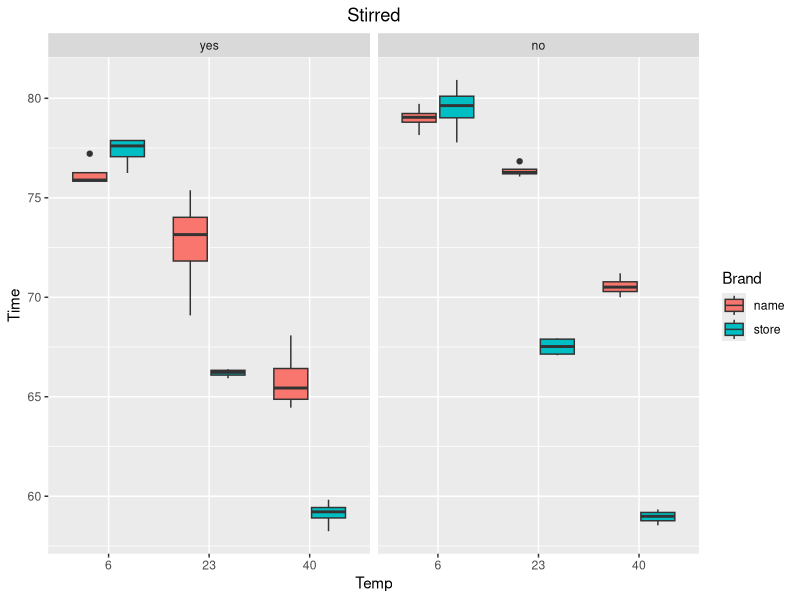
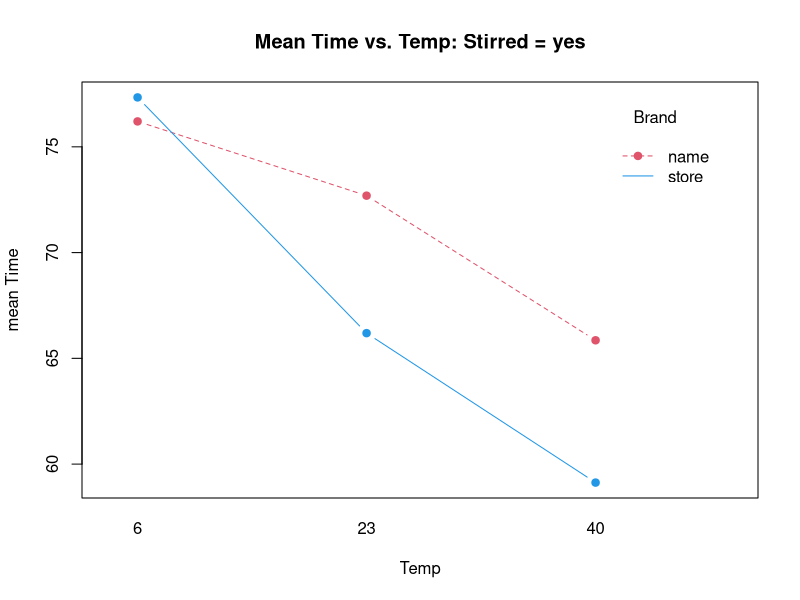
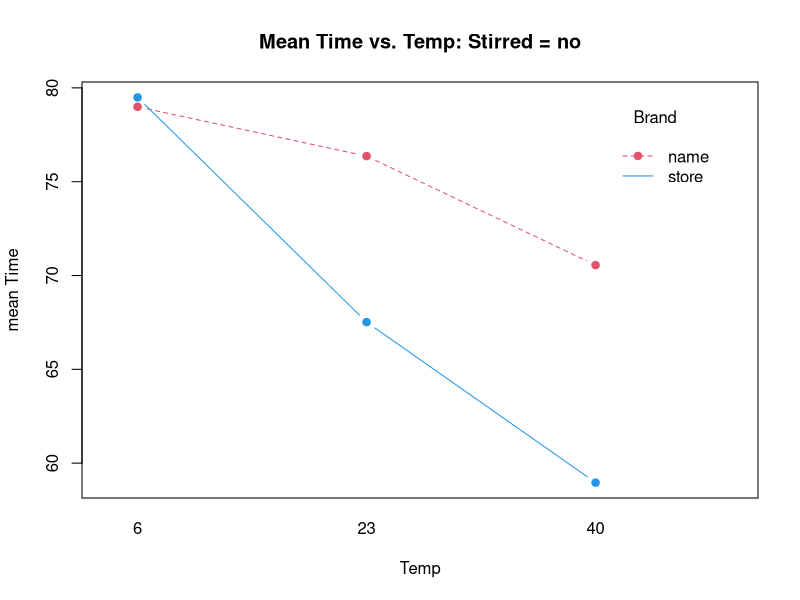
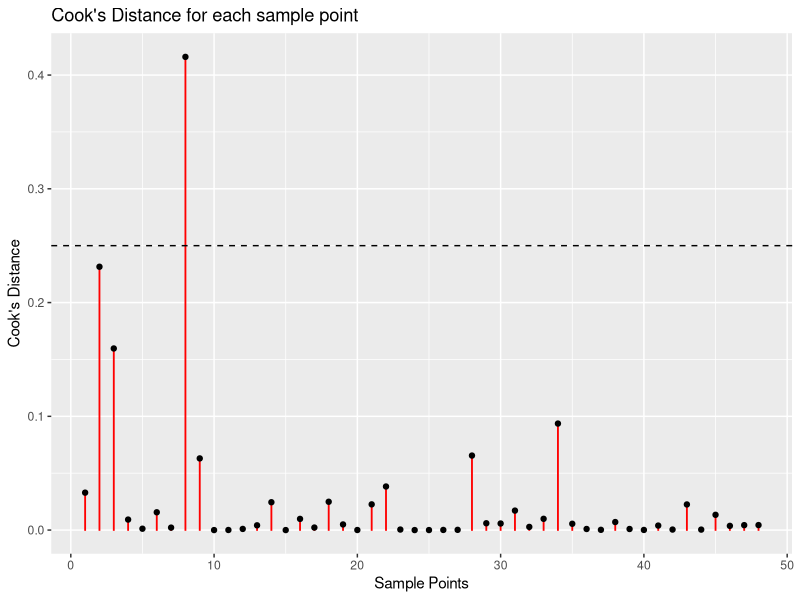
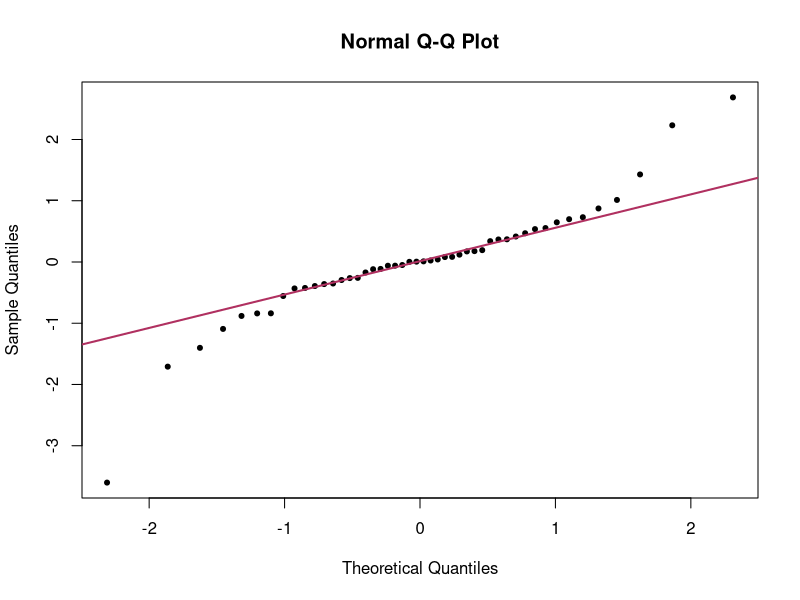

Write R code to recreate these figures, in order.
## ---- chunk 1
library(tidyverse)
library(car)
library(emmeans)
library(lme4)
df_eff <- read_csv('effervescence.csv', col_types = 'fffnnn')
## ---- chunk 2
df_stats <-
df_eff %>% group_by(Brand, Temp, Stirred) %>% 
summarise('25%' = quantile(Time, probs = 0.25),
          'Mean' = mean(Time), 
          'Median' = median(Time),
          '75%' = quantile(Time, probs = 0.75),
          'Var' = var(Time), 
          'n' = n())

knitr::kable(df_stats)
## ---- chunk 3

minstore <- min(df_eff$Time[df_eff$Brand=='store'])
maxstore <- max(df_eff$Time[df_eff$Brand=='store'])
store <- c(min(df_eff$Time[df_eff$Brand=='store']),max(df_eff$Time[df_eff$Brand=='store']),max(df_eff$Time[df_eff$Brand=='store'])-min(df_eff$Time[df_eff$Brand=='store']))

minname <- min(df_eff$Time[df_eff$Brand=='name'])
maxname <- max(df_eff$Time[df_eff$Brand=='name'])
name <- c(min(df_eff$Time[df_eff$Brand=='name']),max(df_eff$Time[df_eff$Brand=='name']),max(df_eff$Time[df_eff$Brand=='name'])-min(df_eff$Time[df_eff$Brand=='name']))

mintemp6 <- min(df_eff$Time[df_eff$Temp==6])
maxtemp6 <- max(df_eff$Time[df_eff$Temp==6])
temp6 <- c(min(df_eff$Time[df_eff$Temp==6]),max(df_eff$Time[df_eff$Temp==6]),max(df_eff$Time[df_eff$Temp==6])-min(df_eff$Time[df_eff$Temp==6]))

mintemp23 <- min(df_eff$Time[df_eff$Temp==23])
maxtemp23 <- max(df_eff$Time[df_eff$Temp==23])
temp23 <- c(mintemp23 <- min(df_eff$Time[df_eff$Temp==23]),max(df_eff$Time[df_eff$Temp==23]),max(df_eff$Time[df_eff$Temp==23])-min(df_eff$Time[df_eff$Temp==23]))

mintemp40 <- min(df_eff$Time[df_eff$Temp==40])
maxtemp40 <- max(df_eff$Time[df_eff$Temp==40])
temp40 <- c(min(df_eff$Time[df_eff$Temp==40]),max(df_eff$Time[df_eff$Temp==40]),max(df_eff$Time[df_eff$Temp==40])-min(df_eff$Time[df_eff$Temp==40]))

minstiryes <- min(df_eff$Time[df_eff$Stirred=='yes'])
maxstiryes <- max(df_eff$Time[df_eff$Stirred=='yes'])
stiry <- c(min(df_eff$Time[df_eff$Stirred=='yes']),max(df_eff$Time[df_eff$Stirred=='yes']),max(df_eff$Time[df_eff$Stirred=='yes'])-min(df_eff$Time[df_eff$Stirred=='yes']))

minstirno <- min(df_eff$Time[df_eff$Stirred=='no'])
maxstirno <- max(df_eff$Time[df_eff$Stirred=='no'])
stirn <- c(min(df_eff$Time[df_eff$Stirred=='no']),max(df_eff$Time[df_eff$Stirred=='no']),max(df_eff$Time[df_eff$Stirred=='no'])-min(df_eff$Time[df_eff$Stirred=='no']))


dfrange <- data.frame(store,name,temp6,temp23,temp40,stiry,stirn)
dfrange <- t(dfrange)
colnames(dfrange) <- c("Min", "Max", "Range")
rownames(dfrange) <- c("Store","Name","Temperature 6","Temperature 23","Temperature40","Stirred","Not Stirred")
round(dfrange,4)
## ---- chunk 4
df_eff %>% ggplot() + geom_boxplot(aes(fill = Brand, y = Time, x = Temp)) + 
  facet_grid(cols = vars(Stirred)) + labs(title = "Stirred") + theme(
  plot.title = element_text(hjust = 0.5)
)
## ---- chunk 5
##3 factor interaction plot based on HW7 code

with(df_eff%>%filter(Stirred=="yes"),interaction.plot(Temp,Brand,Time,
            type="b", pch=19, col=c(2,4), ylab="mean Time",
           main="Mean Time vs. Temp: Stirred = yes"))

with(df_eff%>%filter(Stirred=="no"),interaction.plot(Temp,Brand,Time,
          type="b", pch=19, col=c(2,4), ylab="mean Time",
          main="Mean Time vs. Temp: Stirred = no"))
## ---- chunk 6
aov_eff <- aov(lm_eff <- lm(Time ~ Brand * Temp * Stirred, data = df_eff))

cooksD_values <- cooks.distance(lm_eff)
 
ggplot() + geom_col(aes(y = cooksD_values, x = 1:length(cooksD_values)), width = 0.025, col = 'red')  + 
    geom_point(aes(y = cooksD_values, x = 1:length(cooksD_values))) + xlab('Sample Points') + ylab("Cook's Distance") + 
    geom_hline(yintercept = 0.25, lty = 2) + labs(title = "Cook's Distance for each sample point")
## ---- chunk 7
qqnorm(lm_eff$resid, pch = 20)
qqline(lm_eff$resid, col = "maroon", lwd = 2)
